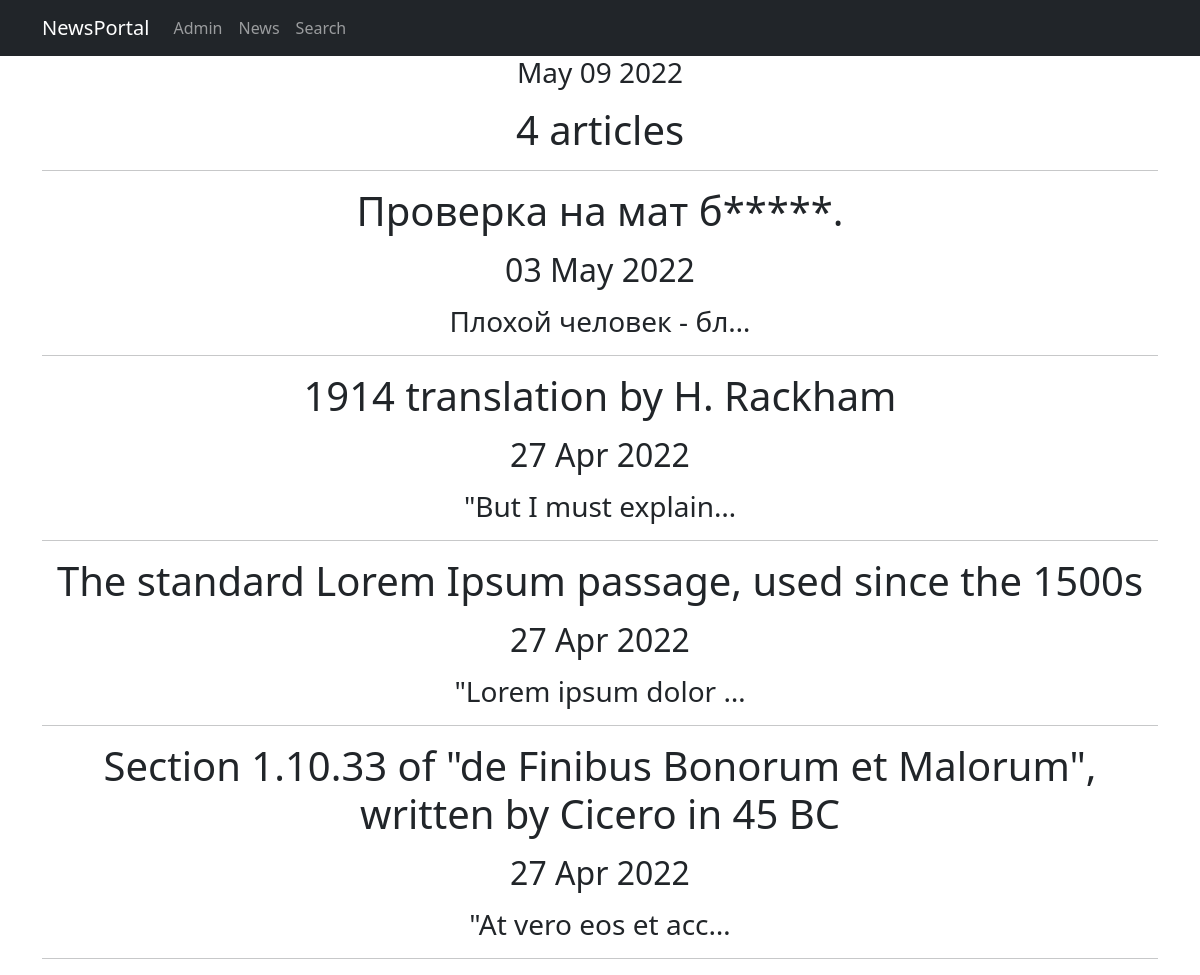
The page /news/ on the database as committed earlier.
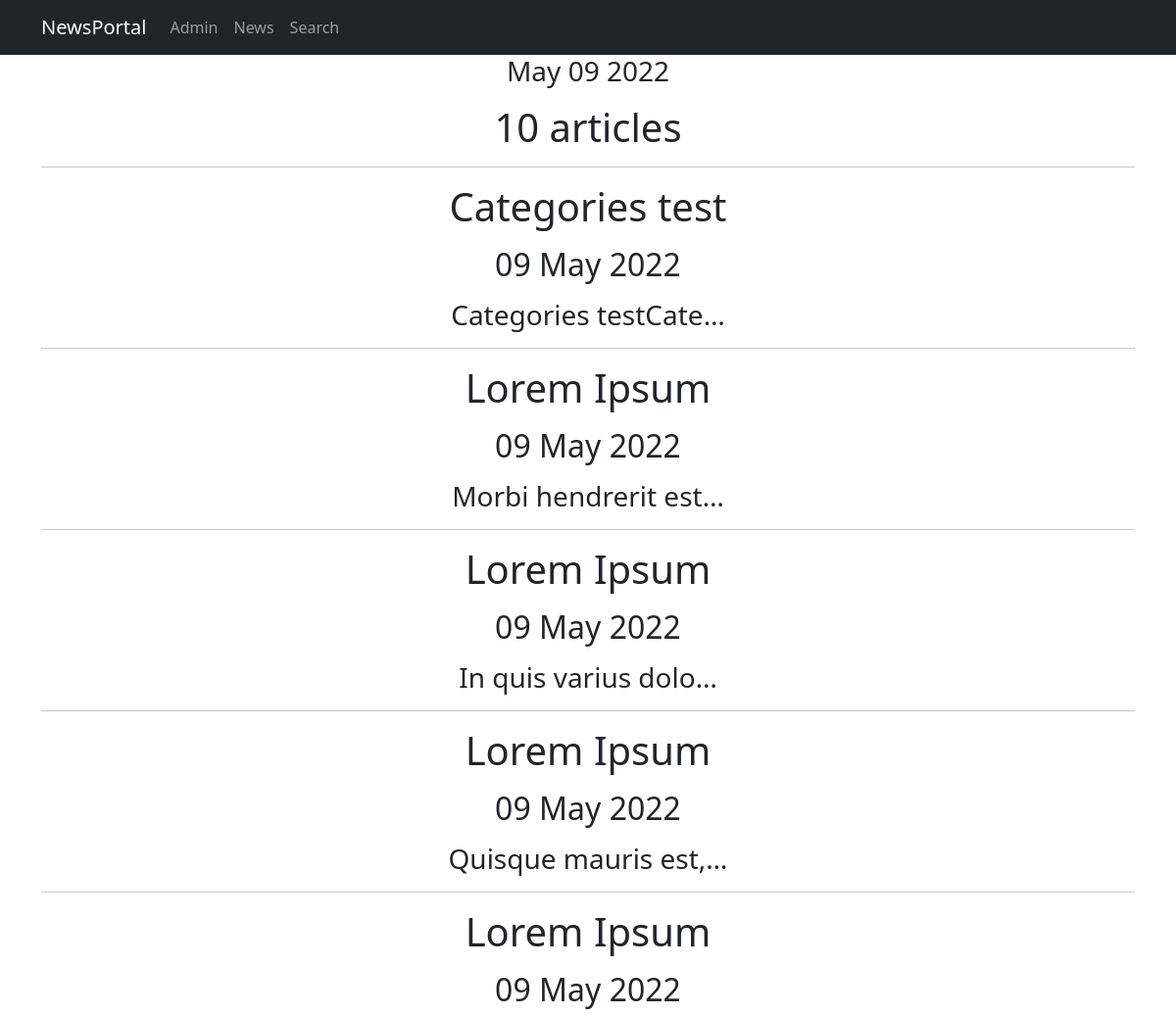
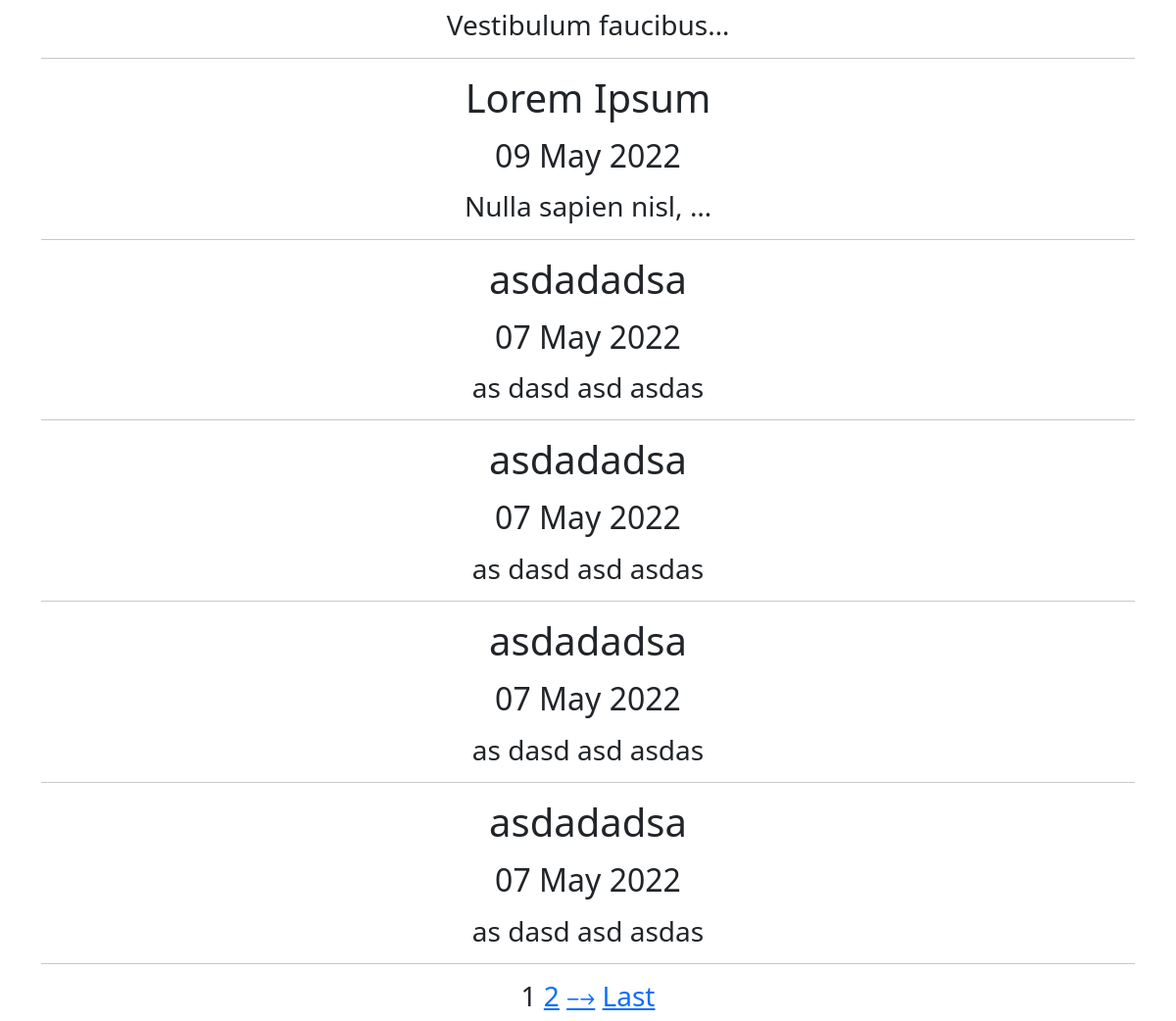
The same page on the database as committed later (2 pictures, top to bottom).
### NewsPortal/models.py (models this page shows, shortened)
class Post(models.Model):
    author = models.ForeignKey(Author, on_delete=models.CASCADE)
    NEWS = 'N'
    ARTICLE = 'A'
    CATEGORY_CHOICE = (
        (NEWS, 'Новость'),
        (ARTICLE, 'Статья'),
    )
    сategoryType = models.CharField(max_length=1, choices=CATEGORY_CHOICE, default=ARTICLE)
    creation_timedate = models.DateTimeField(auto_now_add=True)
    postCategory = models.ManyToManyField(Category, through="PostCategory")
    title = models.CharField(max_length=128)
    text = models.TextField()
    rating = models.SmallIntegerField(default=0)

### NewsPortal/views.py (the view)
# urls.py: path('', NewsList.as_view(), name='news_list'),
class NewsList(ListView):
    model = Post
    ordering = '-creation_timedate'
    template_name = 'news.html'
    context_object_name = 'news'
    paginate_by = 10
    def get_queryset(self):
        queryset = super().get_queryset()
        self.filterset = PostFilter(self.request.GET, queryset)
        return self.filterset.qs
    def get_context_data(self, **kwargs):
        context = super().get_context_data(**kwargs)
        context['time_now'] = datetime.utcnow()
        context['filterset'] = self.filterset
        return context

### NewsPortal/templatetags/custom_filters.py (called while the page is built)
@register.filter()
def censor(value):
   for i in curselist:
      if i.find(value):
         value = value.replace(i[1::], "*" * len(i))
      else:
         return f'{value}'
   return f'{value}'

@register.filter(name='update_page')
def update_page(full_path:str, page:int):
    try:
        params_list = full_path.split('?')[1].split('&')
        params = dict([tuple(str(param).split('=')) for param  in params_list])
        params.update({'page' : page})
        link = ''
        for key, value in params.items():
            link += (f"{key}={value}&")
        return link[:-1]
    except:
        return f"page={page}"

### templates/news.html (shortened to what this page needs)
{% extends 'default.html' %}
{% load custom_filters %}
{% load custom_tags %}
{% block content %}
    <h3>{{ time_now|date:'M d Y' }}</h3>
    <p>
    <h1>{{ news|length }} articles </h1>
    <hr>
    {% if news %}
        {% for n in news %}
            <h1>{{ n.title|censor }}
            <p>
            <h2>{{ n.creation_timedate|date:'d M Y' }}
            <p>
            <h3>{{ n.text|truncatechars:20|censor }}
            <hr>
        {% endfor %}
    {% else %}
        <h2>Новостей нет!</h2>
    {% endif %}
    {% if is_paginated %}
        {% for num in page_obj.paginator.page_range %}
            {% if page_obj.number == num %}
                <a>{{ num }}</a>
            {% elif num > page_obj.number|add:'-3' and num < page_obj.number|add:'3' %}
                <a href="?{{ request.get_full_path|update_page:num }}">{{ num }}</a>
            {% endif %}
        {% endfor %}
        {% if page_obj.has_next %}
            <a href="?{{ request.get_full_path|update_page:page_obj.next_page_number }}">⤍</a>
            <a href="?{{ request.get_full_path|update_page:page_obj.paginator.num_pages }}">Last</a>
        {% endif %}
    {% endif %}
{% endblock content %}

Rows that differ between the two databases and show on the page:
no longer on this page (row unchanged): Post: title|censor "Проверка на мат б*****.", creation_timedate "03 May 2022", text|censor "Плохой человек - бл…"
no longer on this page (row unchanged): Post: title|censor "1914 translation by H. Rackham", creation_timedate "27 Apr 2022", text|censor "\"But I must explain…"
no longer on this page (row unchanged): Post: title|censor "The standard Lorem Ipsum passage, used since the 1500s", creation_timedate "27 Apr 2022", text|censor "\"Lorem ipsum dolor …"
no longer on this page (row unchanged): Post: title|censor "Section 1.10.33 of \"de Finibus Bonorum et Malorum\", written by Cicero in 45 BC", creation_timedate "27 Apr 2022", text|censor "\"At vero eos et acc…"
added Post: title|censor "Categories test", creation_timedate "09 May 2022", text|censor "Categories testCate…"
added Post: title|censor "Lorem Ipsum", creation_timedate "09 May 2022", text|censor "Morbi hendrerit est…"
added Post: title|censor "Lorem Ipsum", creation_timedate "09 May 2022", text|censor "In quis varius dolo…"
added Post: title|censor "Lorem Ipsum", creation_timedate "09 May 2022", text|censor "Quisque mauris est,…"
added Post: title|censor "Lorem Ipsum", creation_timedate "09 May 2022", text|censor "Vestibulum faucibus…"
added Post: title|censor "Lorem Ipsum", creation_timedate "09 May 2022", text|censor "Nulla sapien nisl, …"
added Post: title|censor "asdadadsa", creation_timedate "07 May 2022", text|censor "as dasd asd asdas"
added Post: title|censor "asdadadsa", creation_timedate "07 May 2022", text|censor "as dasd asd asdas"
added Post: title|censor "asdadadsa", creation_timedate "07 May 2022", text|censor "as dasd asd asdas"
added Post: title|censor "asdadadsa", creation_timedate "07 May 2022", text|censor "as dasd asd asdas"
Other text that changed with them:
{{ news|length }}: "4" → "10"
new list line: "1"
new list line: "2"
text now shown: "⤍ Last"
